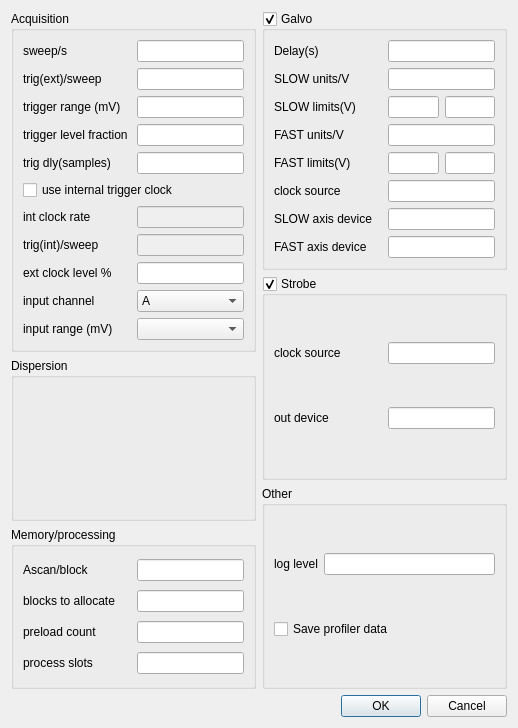
<?xml version="1.0" encoding="UTF-8"?>
<ui version="4.0">
 <class>VtxEngineParamsDialog</class>
 <widget class="QDialog" name="VtxEngineParamsDialog">
  <property name="geometry">
   <rect>
    <x>0</x>
    <y>0</y>
    <width>518</width>
    <height>728</height>
   </rect>
  </property>
  <property name="windowTitle">
   <string>Dialog</string>
  </property>
  <layout class="QVBoxLayout" name="verticalLayout_9">
   <item>
    <layout class="QHBoxLayout" name="horizontalLayout_29" stretch="1,1">
     <item>
      <layout class="QVBoxLayout" name="verticalLayout_7">
       <item>
        <widget class="QGroupBox" name="groupBox_3">
         <property name="title">
          <string>Acquisition</string>
         </property>
         <layout class="QVBoxLayout" name="verticalLayout_4">
          <item>
           <layout class="QHBoxLayout" name="horizontalLayout_17" stretch="1,1">
            <item>
             <widget class="QLabel" name="label_10">
              <property name="text">
               <string>sweep/s</string>
              </property>
             </widget>
            </item>
            <item>
             <widget class="QLineEdit" name="lineEditTriggersPerSecond">
              <property name="toolTip">
               <string notr="true" extracomment="This is the triggers per sec toolTip comment."/>
              </property>
              <property name="toolTipDuration">
               <number>5</number>
              </property>
             </widget>
            </item>
           </layout>
          </item>
          <item>
           <layout class="QHBoxLayout" name="horizontalLayout_18" stretch="1,1">
            <item>
             <widget class="QLabel" name="label_11">
              <property name="text">
               <string>trig(ext)/sweep</string>
              </property>
             </widget>
            </item>
            <item>
             <widget class="QLineEdit" name="lineEditClockRisingEdgesPerTrigger">
              <property name="toolTip">
               <string extracomment="K-clock triggers. Ignored if internal clock used."/>
              </property>
             </widget>
            </item>
           </layout>
          </item>
          <item>
           <layout class="QHBoxLayout" name="horizontalLayout_19" stretch="1,1">
            <item>
             <widget class="QLabel" name="label_21">
              <property name="text">
               <string>trigger range (mV)</string>
              </property>
             </widget>
            </item>
            <item>
             <widget class="QLineEdit" name="lineEditTriggerRange"/>
            </item>
           </layout>
          </item>
          <item>
           <layout class="QHBoxLayout" name="horizontalLayout_20" stretch="1,1">
            <item>
             <widget class="QLabel" name="label_22">
              <property name="text">
               <string>trigger level fraction</string>
              </property>
             </widget>
            </item>
            <item>
             <widget class="QLineEdit" name="lineEditTriggerLevelFraction"/>
            </item>
           </layout>
          </item>
          <item>
           <layout class="QHBoxLayout" name="horizontalLayout_21" stretch="1,1">
            <item>
             <widget class="QLabel" name="label_12">
              <property name="text">
               <string>trig dly(samples)</string>
              </property>
             </widget>
            </item>
            <item>
             <widget class="QLineEdit" name="leTriggerDelay"/>
            </item>
           </layout>
          </item>
          <item>
           <layout class="QHBoxLayout" name="horizontalLayout_22">
            <item>
             <widget class="QCheckBox" name="checkBoxInternalClock">
              <property name="toolTip">
               <string extracomment="Check to use on-board trig clock. "/>
              </property>
              <property name="text">
               <string>use internal trigger clock</string>
              </property>
             </widget>
            </item>
           </layout>
          </item>
          <item>
           <layout class="QHBoxLayout" name="horizontalLayout_23" stretch="1,1">
            <item>
             <widget class="QLabel" name="label_15">
              <property name="text">
               <string>int clock rate</string>
              </property>
             </widget>
            </item>
            <item>
             <widget class="QLineEdit" name="lineEditInternalClockRate">
              <property name="enabled">
               <bool>false</bool>
              </property>
              <property name="toolTip">
               <string extracomment="Rate for internal trigger clock, when used. "/>
              </property>
             </widget>
            </item>
           </layout>
          </item>
          <item>
           <layout class="QHBoxLayout" name="horizontalLayout_27" stretch="1,1">
            <item>
             <widget class="QLabel" name="label_17">
              <property name="text">
               <string>trig(int)/sweep</string>
              </property>
             </widget>
            </item>
            <item>
             <widget class="QLineEdit" name="leSperA">
              <property name="enabled">
               <bool>false</bool>
              </property>
              <property name="toolTip">
               <string extracomment="Internally-generated K-clock triggers, only used with internal clock."/>
              </property>
             </widget>
            </item>
           </layout>
          </item>
          <item>
           <layout class="QHBoxLayout" name="horizontalLayout_24" stretch="1,1">
            <item>
             <widget class="QLabel" name="label_16">
              <property name="text">
               <string>ext clock level %</string>
              </property>
             </widget>
            </item>
            <item>
             <widget class="QLineEdit" name="lineEditExternalClockLevelPct">
              <property name="toolTip">
               <string extracomment="% level for external clock trigger"/>
              </property>
             </widget>
            </item>
           </layout>
          </item>
          <item>
           <layout class="QHBoxLayout" name="horizontalLayout_25" stretch="1,1">
            <item>
             <widget class="QLabel" name="label_18">
              <property name="text">
               <string>input channel</string>
              </property>
             </widget>
            </item>
            <item>
             <widget class="QComboBox" name="comboBoxInputChannel">
              <item>
               <property name="text">
                <string>A</string>
               </property>
              </item>
              <item>
               <property name="text">
                <string>B</string>
               </property>
              </item>
              <item>
               <property name="text">
                <string>C</string>
               </property>
              </item>
              <item>
               <property name="text">
                <string>D</string>
               </property>
              </item>
             </widget>
            </item>
           </layout>
          </item>
          <item>
           <layout class="QHBoxLayout" name="horizontalLayout_26" stretch="1,1">
            <item>
             <widget class="QLabel" name="label_6">
              <property name="text">
               <string>input range (mV)</string>
              </property>
             </widget>
            </item>
            <item>
             <widget class="EnumComboBox" name="comboBoxInputRange">
              <property name="toolTip">
               <string extracomment="Input range in mV. Alazar 9373 requires 400mV."/>
              </property>
             </widget>
            </item>
           </layout>
          </item>
         </layout>
        </widget>
       </item>
       <item>
        <widget class="QGroupBox" name="groupBox">
         <property name="title">
          <string>Dispersion</string>
         </property>
         <layout class="QVBoxLayout" name="verticalLayout_6">
          <item>
           <widget class="DispersionWidget" name="widgetDispersion" native="true"/>
          </item>
         </layout>
        </widget>
       </item>
       <item>
        <widget class="QGroupBox" name="groupBox_5">
         <property name="title">
          <string>Memory/processing</string>
         </property>
         <layout class="QVBoxLayout" name="verticalLayout_3">
          <item>
           <layout class="QHBoxLayout" name="horizontalLayout_13" stretch="1,1">
            <item>
             <widget class="QLabel" name="label_13">
              <property name="text">
               <string>Ascan/block</string>
              </property>
             </widget>
            </item>
            <item>
             <widget class="QLineEdit" name="leAperBlock"/>
            </item>
           </layout>
          </item>
          <item>
           <layout class="QHBoxLayout" name="horizontalLayout_14" stretch="1,1">
            <item>
             <widget class="QLabel" name="label_23">
              <property name="text">
               <string>blocks to allocate</string>
              </property>
             </widget>
            </item>
            <item>
             <widget class="QLineEdit" name="lineEditBlocksToAllocate"/>
            </item>
           </layout>
          </item>
          <item>
           <layout class="QHBoxLayout" name="horizontalLayout_15" stretch="1,1">
            <item>
             <widget class="QLabel" name="label_24">
              <property name="text">
               <string>preload count</string>
              </property>
             </widget>
            </item>
            <item>
             <widget class="QLineEdit" name="lineEditPreloadCount"/>
            </item>
           </layout>
          </item>
          <item>
           <layout class="QHBoxLayout" name="horizontalLayout_16" stretch="1,1">
            <item>
             <widget class="QLabel" name="label_25">
              <property name="text">
               <string>process slots</string>
              </property>
             </widget>
            </item>
            <item>
             <widget class="QLineEdit" name="lineEditProcessSlots"/>
            </item>
           </layout>
          </item>
         </layout>
        </widget>
       </item>
      </layout>
     </item>
     <item>
      <layout class="QVBoxLayout" name="verticalLayout_8">
       <item>
        <widget class="QGroupBox" name="groupBoxGalvo">
         <property name="title">
          <string>Galvo</string>
         </property>
         <property name="checkable">
          <bool>true</bool>
         </property>
         <layout class="QVBoxLayout" name="verticalLayout">
          <item>
           <layout class="QHBoxLayout" name="horizontalLayout" stretch="1,1">
            <item>
             <widget class="QLabel" name="label">
              <property name="text">
               <string>Delay(s)</string>
              </property>
             </widget>
            </item>
            <item>
             <widget class="QLineEdit" name="lineEditGalvoDelay"/>
            </item>
           </layout>
          </item>
          <item>
           <layout class="QHBoxLayout" name="horizontalLayout_2" stretch="1,1">
            <item>
             <widget class="QLabel" name="label_4">
              <property name="text">
               <string>SLOW units/V</string>
              </property>
             </widget>
            </item>
            <item>
             <widget class="QLineEdit" name="lineEditSLOWUnitsPerVolt"/>
            </item>
           </layout>
          </item>
          <item>
           <layout class="QHBoxLayout" name="horizontalLayout_4" stretch="1,1">
            <item>
             <widget class="QLabel" name="label_2">
              <property name="text">
               <string>SLOW limits(V)</string>
              </property>
             </widget>
            </item>
            <item>
             <layout class="QHBoxLayout" name="horizontalLayout_3" stretch="1,1">
              <item>
               <widget class="QLineEdit" name="lineEditGalvoSLOWmin"/>
              </item>
              <item>
               <widget class="QLineEdit" name="lineEditGalvoSLOWmax"/>
              </item>
             </layout>
            </item>
           </layout>
          </item>
          <item>
           <layout class="QHBoxLayout" name="horizontalLayout_5" stretch="1,1">
            <item>
             <widget class="QLabel" name="label_5">
              <property name="text">
               <string>FAST units/V</string>
              </property>
             </widget>
            </item>
            <item>
             <widget class="QLineEdit" name="lineEditFASTUnitsPerVolt"/>
            </item>
           </layout>
          </item>
          <item>
           <layout class="QHBoxLayout" name="horizontalLayout_7" stretch="1,1">
            <item>
             <widget class="QLabel" name="label_3">
              <property name="text">
               <string>FAST limits(V)</string>
              </property>
             </widget>
            </item>
            <item>
             <layout class="QHBoxLayout" name="horizontalLayout_6" stretch="1,1">
              <item>
               <widget class="QLineEdit" name="lineEditGalvoFASTmin">
                <property name="text">
                 <string/>
                </property>
               </widget>
              </item>
              <item>
               <widget class="QLineEdit" name="lineEditGalvoFASTmax">
                <property name="text">
                 <string/>
                </property>
               </widget>
              </item>
             </layout>
            </item>
           </layout>
          </item>
          <item>
           <layout class="QHBoxLayout" name="horizontalLayout_8" stretch="1,1">
            <item>
             <widget class="QLabel" name="label_7">
              <property name="text">
               <string>clock source</string>
              </property>
             </widget>
            </item>
            <item>
             <widget class="QLineEdit" name="lineEditGalvoClockSource"/>
            </item>
           </layout>
          </item>
          <item>
           <layout class="QHBoxLayout" name="horizontalLayout_9" stretch="1,1">
            <item>
             <widget class="QLabel" name="label_8">
              <property name="text">
               <string>SLOW axis device</string>
              </property>
             </widget>
            </item>
            <item>
             <widget class="QLineEdit" name="lineEditGalvoSLOWDevice"/>
            </item>
           </layout>
          </item>
          <item>
           <layout class="QHBoxLayout" name="horizontalLayout_10" stretch="1,1">
            <item>
             <widget class="QLabel" name="label_9">
              <property name="text">
               <string>FAST axis device</string>
              </property>
             </widget>
            </item>
            <item>
             <widget class="QLineEdit" name="lineEditGalvoFASTDevice"/>
            </item>
           </layout>
          </item>
         </layout>
        </widget>
       </item>
       <item>
        <widget class="QGroupBox" name="groupBoxStrobe">
         <property name="title">
          <string>Strobe</string>
         </property>
         <property name="checkable">
          <bool>true</bool>
         </property>
         <layout class="QVBoxLayout" name="verticalLayout_2">
          <item>
           <layout class="QHBoxLayout" name="horizontalLayout_11" stretch="1,1">
            <item>
             <widget class="QLabel" name="label_19">
              <property name="text">
               <string>clock source</string>
              </property>
             </widget>
            </item>
            <item>
             <widget class="QLineEdit" name="lineEditStrobeClockSource"/>
            </item>
           </layout>
          </item>
          <item>
           <layout class="QHBoxLayout" name="horizontalLayout_12" stretch="1,1">
            <item>
             <widget class="QLabel" name="label_20">
              <property name="text">
               <string>out device</string>
              </property>
             </widget>
            </item>
            <item>
             <widget class="QLineEdit" name="lineEditStrobeDevice"/>
            </item>
           </layout>
          </item>
         </layout>
        </widget>
       </item>
       <item>
        <widget class="QGroupBox" name="groupBox_2">
         <property name="title">
          <string>Other</string>
         </property>
         <layout class="QVBoxLayout" name="verticalLayout_5">
          <item>
           <layout class="QHBoxLayout" name="horizontalLayout_28">
            <item>
             <widget class="QLabel" name="label_28">
              <property name="text">
               <string>log level</string>
              </property>
             </widget>
            </item>
            <item>
             <widget class="QLineEdit" name="lineEditLogLevel"/>
            </item>
           </layout>
          </item>
          <item>
           <widget class="QCheckBox" name="cbSaveProfilerData">
            <property name="text">
             <string>Save profiler data</string>
            </property>
           </widget>
          </item>
         </layout>
        </widget>
       </item>
      </layout>
     </item>
    </layout>
   </item>
   <item>
    <layout class="QHBoxLayout" name="horizontalLayout_30">
     <item>
      <spacer name="horizontalSpacer">
       <property name="orientation">
        <enum>Qt::Horizontal</enum>
       </property>
       <property name="sizeHint" stdset="0">
        <size>
         <width>40</width>
         <height>20</height>
        </size>
       </property>
      </spacer>
     </item>
     <item>
      <widget class="QDialogButtonBox" name="buttonBoxMain">
       <property name="orientation">
        <enum>Qt::Horizontal</enum>
       </property>
       <property name="standardButtons">
        <set>QDialogButtonBox::Cancel|QDialogButtonBox::Ok</set>
       </property>
      </widget>
     </item>
    </layout>
   </item>
  </layout>
 </widget>
 <customwidgets>
  <customwidget>
   <class>DispersionWidget</class>
   <extends>QWidget</extends>
   <header>DispersionWidget</header>
   <container>1</container>
  </customwidget>
  <customwidget>
   <class>EnumComboBox</class>
   <extends>QComboBox</extends>
   <header>EnumComboBox</header>
  </customwidget>
 </customwidgets>
 <resources/>
 <connections>
  <connection>
   <sender>checkBoxInternalClock</sender>
   <signal>toggled(bool)</signal>
   <receiver>lineEditInternalClockRate</receiver>
   <slot>setEnabled(bool)</slot>
   <hints>
    <hint type="sourcelabel">
     <x>132</x>
     <y>233</y>
    </hint>
    <hint type="destinationlabel">
     <x>188</x>
     <y>267</y>
    </hint>
   </hints>
  </connection>
  <connection>
   <sender>checkBoxInternalClock</sender>
   <signal>toggled(bool)</signal>
   <receiver>leSperA</receiver>
   <slot>setEnabled(bool)</slot>
   <hints>
    <hint type="sourcelabel">
     <x>132</x>
     <y>233</y>
    </hint>
    <hint type="destinationlabel">
     <x>188</x>
     <y>302</y>
    </hint>
   </hints>
  </connection>
  <connection>
   <sender>checkBoxInternalClock</sender>
   <signal>toggled(bool)</signal>
   <receiver>lineEditExternalClockLevelPct</receiver>
   <slot>setDisabled(bool)</slot>
   <hints>
    <hint type="sourcelabel">
     <x>132</x>
     <y>233</y>
    </hint>
    <hint type="destinationlabel">
     <x>191</x>
     <y>337</y>
    </hint>
   </hints>
  </connection>
 </connections>
</ui>
